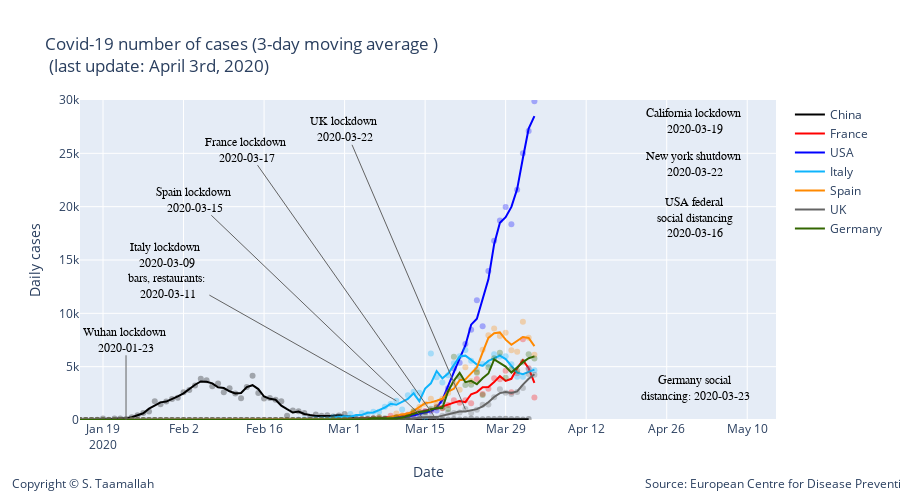

Here is the notebook cell this chart was saved with:
### Code cell
#degree = 2
#smooth_italy = smoothTriangle(df_italy['deaths'],degree)


smooth_china = smooth_3day(df_china['cases'])
smooth_france = smooth_3day(df_france['cases'])
smooth_italy = smooth_3day(df_italy['cases'])
smooth_usa = smooth_3day(df_usa['cases'])
smooth_uk = smooth_3day(df_uk['cases'])
smooth_germany = smooth_3day(df_germany['cases'])
smooth_spain = smooth_3day(df_spain['cases'])
smooth_korea = smooth_3day(df_korea['cases'])
smooth_netherlandss = smooth_3day(df_netherlands['cases'])



# Add traces
trace1 = go.Scatter(
        x=df_china.index, 
        y=df_china['cases'],
        mode='markers',
        name='China daily cases',
        line_color='rgba(0, 0, 0, .3)',
        showlegend=False,
)

trace11 = go.Scatter(
        x=df_china.index, 
        y=smooth_china,
        mode='lines',
        name='China',
        line_color='rgba(0, 0, 0, 1)',
)


trace2 = go.Scatter(
        x=df_france.index, 
        y=df_france['cases'],
        mode='markers',
        name='France',
        line_color='rgba(256, 0, 0, .3)',
        showlegend=False,
)

trace22 = go.Scatter(
        x=df_france.index, 
        y=smooth_france,
        mode='lines',
        name='France',
        line_color='rgba(256, 0, 0, 1)',
)


trace3 = go.Scatter(
        x=df_usa.index, 
        y=df_usa['cases'],
        mode='markers',
        name='USA',
        line_color='rgba(0, 0, 255, .3)',
    showlegend=False,
)

trace33 = go.Scatter(
        x=df_usa.index, 
        y=smooth_usa,
        mode='lines',
        name='USA',
        line_color='rgba(0, 0, 255, 1)',
)
    
    
trace4 = go.Scatter(
        x=df_italy.index, 
        y=df_italy['cases'],
        mode='markers',
        name='Italy',
        line_color='rgba(14, 180, 252, .3)',
    showlegend=False,
)

trace44 = go.Scatter(
        x=df_italy.index, 
        y=smooth_italy,
        mode='lines',
        name='Italy',
        line_color='rgba(14, 180, 252, 1)',
)

trace5 = go.Scatter(
        x=df_spain.index, 
        y=df_spain['cases'],
        mode='markers',
        name='Spain',
        line_color='rgba(255, 137, 0, .3)',
    showlegend=False,
)

trace55 = go.Scatter(
        x=df_spain.index, 
        y=smooth_spain,
        mode='lines',
        name='Spain',
        line_color='rgba(255, 137, 0, 1)',
)


trace6 = go.Scatter(
        x=df_uk.index, 
        y=df_uk['cases'],
        mode='markers',
        name='UK',
        line_color='rgba(100, 100, 100, .3)',
    showlegend=False
)

trace66 = go.Scatter(
        x=df_uk.index, 
        y=smooth_uk,
        mode='lines',
        name='UK',
        line_color='rgba(100, 100, 100, 1)',
)

trace7 = go.Scatter(
        x=df_germany.index, 
        y=df_germany['cases'],
        mode='markers',
        name='Germany',
        line_color='rgba(51, 102, 0, .3)',
    showlegend=False,
)

trace77 = go.Scatter(
        x=df_germany.index, 
        y=smooth_germany,
        mode='lines',
        name='Germany',
        line_color='rgba(51, 102, 0, 1)',
)


data = [trace1,trace11, trace2, trace22, trace3, trace33, trace4, trace44, trace5, trace55, trace6, trace66, trace7, trace77]

layout = go.Layout(
    title="Covid-19 number of cases (3-day moving average ) <br> (last update: April 3rd, 2020)",
    width=900,
    height=500,
    
    # Top left
    xaxis=dict(
        title='Date',
        range=['2020-01-15', '2020-05-15'],
    ),
    yaxis=dict(
        title='Daily cases',
        #type='log',
        range=[0,30000],
        anchor='x'
    ),
    
      annotations=[
        dict(
            x=1.3,
            y=-0.23,
            showarrow=False,
            text='Source: European Centre for Disease Prevention and Control',
            xref='paper',
            yref='paper'
        ),
        
        dict(
            x=-0.1,
            y=-0.23,
            showarrow=False,
            text='Copyright © S. Taamallah ',
            xref='paper',
            yref='paper'
        )
    ],
    
)



fig = go.Figure(data=data, layout=layout)



fig.add_annotation(
        x='2020-01-23',
        y=20,
        xref="x",
        yref="y",
        text="Wuhan lockdown <br> 2020-01-23 ",
        showarrow=True,
        font=dict(
            family="Courier New, monospace",
            size=12,
            color="black"
            ),
        align="center",
        arrowhead=0,
        arrowsize=1,
        arrowwidth=1,
        arrowcolor="#636363",
        ax=0,
        ay=-80,
        #bordercolor="#c7c7c7",
        #borderwidth=2,
        #borderpad=4,
        #bgcolor="#ff7f0e",
        #opacity=0.8
        )


fig.add_annotation(
        x='2020-03-10',
        y=1800,
        xref="x",
        yref="y",
        text="Italy lockdown <br> 2020-03-09 <br> bars, restaurants: <br> 2020-03-11",
        showarrow=True,
        font=dict(
            family="Courier New, monospace",
            size=12,
            color="black"
            ),
        align="center",
        arrowhead=0,
        arrowsize=1,
        arrowwidth=1,
        arrowcolor="#636363",
        ax=-230,
        ay=-130,
        #bordercolor="#c7c7c7",
        #borderwidth=2,
        #borderpad=4,
        #bgcolor="#ff7f0e",
        #opacity=0.8
        )


fig.add_annotation(
            x='2020-03-17',
            y=30,
            text="France lockdown <br> 2020-03-17 ",
            showarrow=True,
            font=dict(
            family="Courier New, monospace",
            size=12,
            color="black",
            ),
        align="center",
        arrowhead=0,
        arrowsize=1,
        arrowwidth=1,
        arrowcolor="#636363",
        ax=-190,
        ay=-270,
)


fig.add_annotation(
            x='2020-03-15',
            y=20,
            text="Spain lockdown <br> 2020-03-15 ",
            showarrow=True,
            font=dict(
            family="Courier New, monospace",
            size=12,
            color="black",
            ),
        align="center",
        arrowhead=0,
        arrowsize=1,
        arrowwidth=1,
        arrowcolor="#636363",
        ax=-230,
        ay=-220,
)


fig.add_annotation(
            x='2020-03-22',
            y=1000,
            text="UK lockdown <br> 2020-03-22 ",
            showarrow=True,
            font=dict(
            family="Courier New, monospace",
            size=12,
            color="black",
            ),
        align="center",
        arrowhead=0,
        arrowsize=1,
        arrowwidth=1,
        arrowcolor="#636363",
        ax=-120,
        ay=-280,
)

fig.add_annotation(
            x='2020-05-01',
            y=3000,
            text="Germany social <br> distancing: 2020-03-23 ",
            showarrow=False,
            font=dict(
            family="Courier New, monospace",
            size=12,
            color="black",
            ),
        align="center",
        arrowhead=0,
        arrowsize=1,
        arrowwidth=1,
        arrowcolor="#636363",
        ax=600,
        ay=-60,
)

fig.add_annotation(
            x='2020-05-01',
            y=19000,
            text="USA federal <br> social distancing <br> 2020-03-16 ",
            showarrow=False,
            font=dict(
            family="Courier New, monospace",
            size=12,
            color="black",
            ),
        align="center",
        arrowhead=0,
        arrowsize=1,
        arrowwidth=1,
        arrowcolor="#636363",
        ax=600,
        ay=-520,
)

fig.add_annotation(
            x='2020-05-01',
            y=24000,
            text="New york shutdown <br> 2020-03-22 ",
            showarrow=False,
            font=dict(
            family="Courier New, monospace",
            size=12,
            color="black",
            ),
        align="center",
        arrowhead=0,
        arrowsize=1,
        arrowwidth=1,
        arrowcolor="#636363",
        ax=600,
        ay=-420,
)



fig.add_annotation(
            x='2020-05-01',
            y=28000,
            text="California lockdown <br> 2020-03-19 ",
            showarrow=False,
            font=dict(
            family="Courier New, monospace",
            size=12,
            color="black",
            ),
        align="center",
        arrowhead=0,
        arrowsize=1,
        arrowwidth=1,
        arrowcolor="#636363",
        ax=600,
        ay=-320,
)






fig.show()

from plotly.offline import plot
plot(fig, filename="STaamallah_covid19_analysis_chart_3_20200403.html", auto_open = False)

#from IPython.display import HTML, display
#display(HTML('STaamallah_covid19_analysis_chart_3_20200403.html'), metadata=dict(isolated=False))
